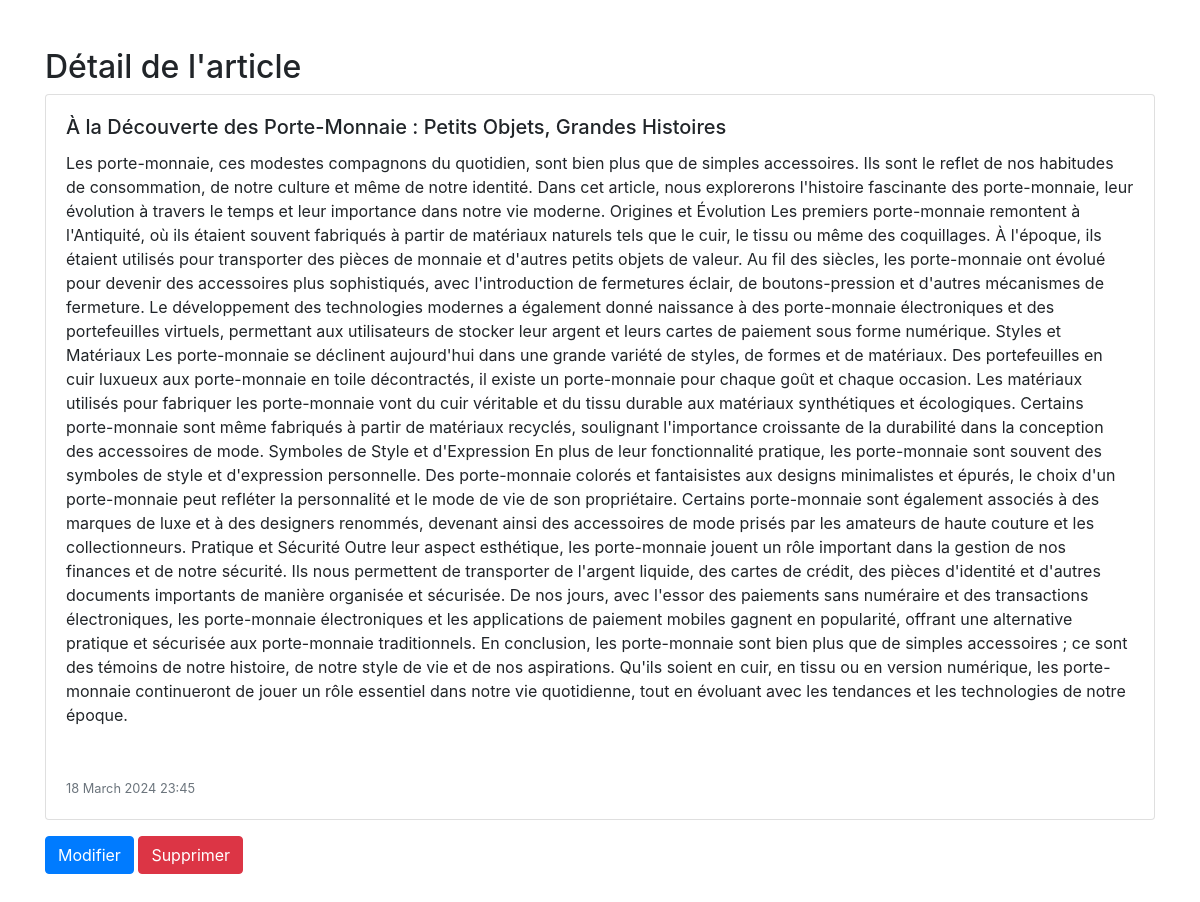
The page /Views/read.html.php?id=25 on the database its author committed.
### tables this page shows
CREATE TABLE `articles` (
  `id` int(11) NOT NULL,
  `titre` varchar(225) NOT NULL,
  `contenu` text NOT NULL,
  `date_publication` datetime NOT NULL
);

### Models/Articles.php (called while the page is built, shortened)
<?php
    class Articles {
        public static function findOne($id){
            try {
                $pdo = self::conn();
                $req = $pdo->query("SELECT titre, contenu, date_publication FROM articles WHERE id = $id");
                $row = $req->fetch();
                return $row;
            }catch(PDOException $e){
                echo $e;
            }
        }
        private static function conn(){
            try{
                $pdo = new PDO("mysql:host=localhost;dbname=wyMeeTest", "root", "");
                $pdo->setAttribute(PDO::ATTR_ERRMODE, PDO::ERRMODE_EXCEPTION);
                return $pdo;
            }catch(PDOException $e){
                echo "". $e->getMessage();
            }
        }
    }

### Views/read.html.php (the view, shortened to what this page needs)
<!DOCTYPE html>
<html lang="en">
<head>
  <link rel="stylesheet" href="https://stackpath.bootstrapcdn.com/bootstrap/4.5.2/css/bootstrap.min.css">
</head>
<body>
  <div class='container mt-5'>
      <h2>Détail de l'article</h2>
      <?php
        if(isset($_GET['id']) && !empty($_GET['id'])){
        require_once("../Models/Articles.php");
        $id = $_GET['id'];
        $res = Articles::findOne($id);
        $titre = $res['titre'];
        $contenu = $res['contenu'];
        $date = $res['date_publication'];
        $date = strtotime($date);
        $date = date("d F Y H:i", $date);
        echo "<div class='card'>
                  <div class='card-body'>
                    <h5 class='card-title'>".$titre."</h5>
                    <div class='card-text'>".$contenu."</div>
                    <p class='card-text mt-5'><small class='text-muted'>".$date."</small></p>
                  </div>
                </div>
                <div class='mb-5'>
                <a href='update.html.php?id=".$id."' class='btn btn-primary mt-3'>Modifier</a>
                <a href='delete.html.php?id=$id' class='btn btn-danger mt-3'>Supprimer</a>
                </div>
              </div>";
        }
      ?>
</body>
</html>

### rows shown on the page
articles: titre "À la Découverte des Porte-Monnaie : Petits Objets, Grandes Histoires", contenu "Les porte-monnaie, ces modestes compagnons du quotidien, sont bien plus que de simples accessoires. Ils sont le reflet de nos habitudes de consommation, de notre culture et même de notre identité. Dans cet article, nous explorerons l'histoire fascinante des porte-monnaie, leur évolution à travers le temps et leur importance dans notre vie moderne. Origines et Évolution Les premiers porte-monnaie remontent à l'Antiquité, où ils étaient souvent fabriqués à partir de matériaux naturels tels que le cuir, le tissu ou même des coquillages. À l'époque, ils étaient utilisés pour transporter des pièces de monnaie et d'autres petits objets de valeur. Au fil des siècles, les porte-monnaie ont évolué…", date_publication "18 March 2024 23:45"
